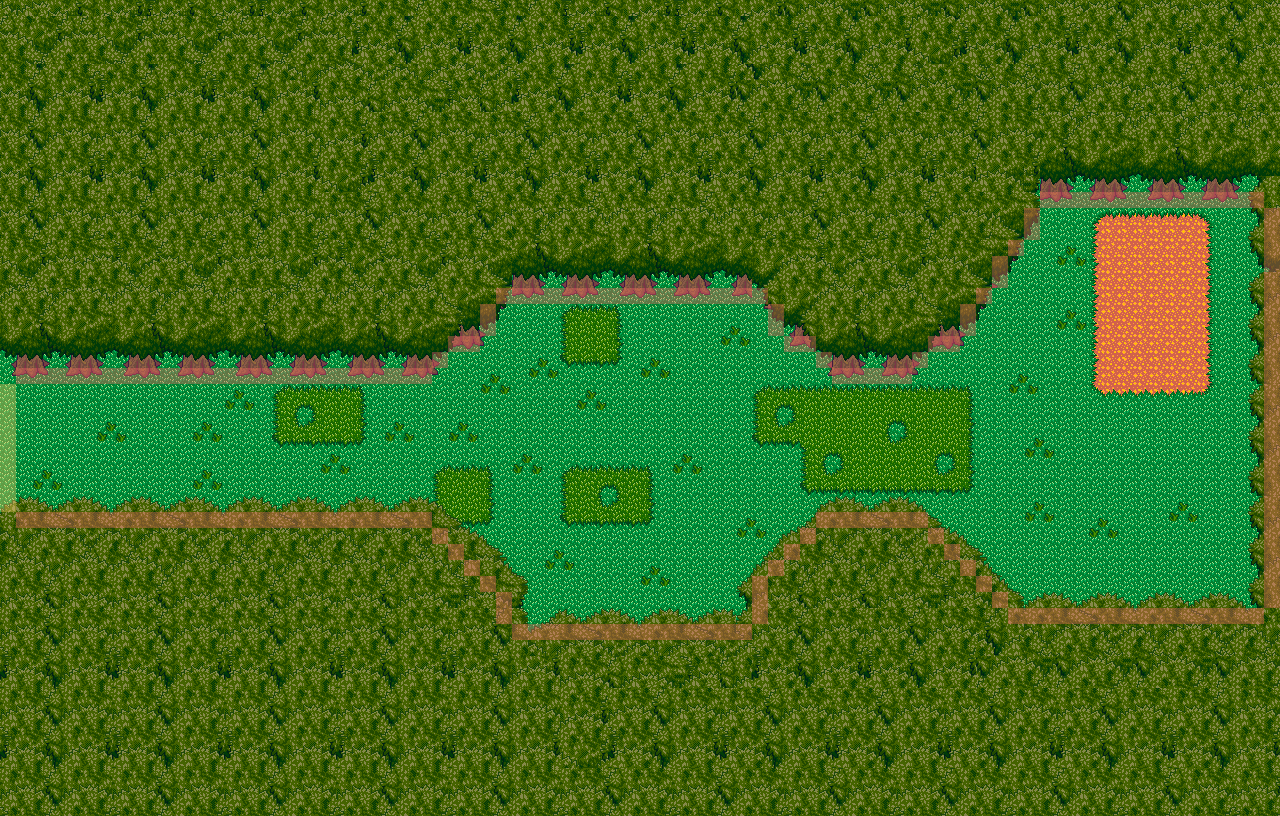

This is a level from a 2D game, rendered from its Tiled map with the project's own tilesets. A one-line summary and the map file follow, with tile-layer data summarised:
An orthogonal 80x51 tile map with 16x16 px tiles, 4 tile layers (ground, bottom_trees, trees, colliders), 3 tilesets.

<map version="1.5" tiledversion="1.5.0" orientation="orthogonal" renderorder="right-down" width="80" height="51" tilewidth="16" tileheight="16" infinite="0" nextlayerid="6" nextobjectid="1">
 <tileset firstgid="1" name="tree_tileset_3" tilewidth="16" tileheight="16" tilecount="323" columns="17">
  <image source="tree_tileset_3.png" width="276" height="304" />
 </tileset>
 <tileset firstgid="324" name="ground_mossy" tilewidth="16" tileheight="16" tilecount="96" columns="8">
  <image source="ground_mossy.png" width="128" height="192" />
 </tileset>
 <tileset firstgid="420" name="collisions" tilewidth="16" tileheight="16" tilecount="8" columns="8">
  <image source="collisions.png" width="128" height="16" />
 </tileset>
 <layer id="1" name="ground" width="80" height="51">
  <properties>
   <property name="y" type="int" value="0" />
  </properties>
  <data>[4080 cells, 4000 non-empty, 65 distinct tile ids]</data>
 </layer>
 <layer id="3" name="bottom_trees" width="80" height="51">
  <properties>
   <property name="y" type="int" value="1" />
  </properties>
  <data>[4080 cells, 210 non-empty, 37 distinct tile ids]</data>
 </layer>
 <layer id="2" name="trees" width="80" height="51">
  <properties>
   <property name="y" type="int" value="3000" />
  </properties>
  <data>[4080 cells, 2918 non-empty, 277 distinct tile ids]</data>
 </layer>
 <layer id="4" name="colliders" width="80" height="51" opacity="0.4">
  <properties>
   <property name="y" type="int" value="3001" />
  </properties>
  <data>[4080 cells, 197 non-empty, 2 distinct tile ids]</data>
 </layer>
</map>
